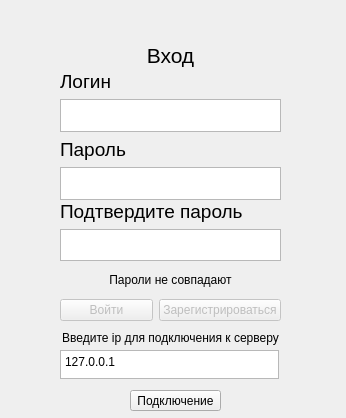
<?xml version="1.0" encoding="UTF-8"?>
<ui version="4.0">
 <class>Registration</class>
 <widget class="QDialog" name="Registration">
  <property name="geometry">
   <rect>
    <x>0</x>
    <y>0</y>
    <width>346</width>
    <height>418</height>
   </rect>
  </property>
  <property name="windowTitle">
   <string>Dialog</string>
  </property>
  <widget class="QLabel" name="label_up">
   <property name="geometry">
    <rect>
     <x>60</x>
     <y>40</y>
     <width>221</width>
     <height>31</height>
    </rect>
   </property>
   <property name="font">
    <font>
     <pointsize>16</pointsize>
    </font>
   </property>
   <property name="text">
    <string>Вход</string>
   </property>
   <property name="textFormat">
    <enum>Qt::PlainText</enum>
   </property>
   <property name="alignment">
    <set>Qt::AlignCenter</set>
   </property>
  </widget>
  <widget class="QWidget" name="horizontalLayoutWidget">
   <property name="geometry">
    <rect>
     <x>60</x>
     <y>290</y>
     <width>221</width>
     <height>41</height>
    </rect>
   </property>
   <layout class="QHBoxLayout" name="horizontalLayout">
    <item>
     <widget class="QPushButton" name="pushButton_signin">
      <property name="enabled">
       <bool>false</bool>
      </property>
      <property name="text">
       <string>Войти</string>
      </property>
     </widget>
    </item>
    <item>
     <widget class="QPushButton" name="pushButton_register">
      <property name="enabled">
       <bool>false</bool>
      </property>
      <property name="text">
       <string>Зарегистрироваться</string>
      </property>
     </widget>
    </item>
   </layout>
  </widget>
  <widget class="QPushButton" name="pushButton_connect">
   <property name="geometry">
    <rect>
     <x>130</x>
     <y>390</y>
     <width>91</width>
     <height>21</height>
    </rect>
   </property>
   <property name="text">
    <string>Подключение</string>
   </property>
  </widget>
  <widget class="QLabel" name="label_input_ip">
   <property name="geometry">
    <rect>
     <x>60</x>
     <y>330</y>
     <width>221</width>
     <height>16</height>
    </rect>
   </property>
   <property name="text">
    <string>Введите ip для подключения к серверу</string>
   </property>
   <property name="alignment">
    <set>Qt::AlignCenter</set>
   </property>
  </widget>
  <widget class="QWidget" name="verticalLayoutWidget">
   <property name="geometry">
    <rect>
     <x>60</x>
     <y>70</y>
     <width>221</width>
     <height>131</height>
    </rect>
   </property>
   <layout class="QVBoxLayout" name="verticalLayout">
    <item>
     <widget class="QLabel" name="label_login">
      <property name="font">
       <font>
        <pointsize>14</pointsize>
       </font>
      </property>
      <property name="text">
       <string>Логин</string>
      </property>
      <property name="textFormat">
       <enum>Qt::PlainText</enum>
      </property>
     </widget>
    </item>
    <item>
     <widget class="QTextEdit" name="text_login">
      <property name="enabled">
       <bool>true</bool>
      </property>
     </widget>
    </item>
    <item>
     <widget class="QLabel" name="label_password">
      <property name="font">
       <font>
        <pointsize>14</pointsize>
       </font>
      </property>
      <property name="text">
       <string>Пароль</string>
      </property>
      <property name="textFormat">
       <enum>Qt::PlainText</enum>
      </property>
     </widget>
    </item>
    <item>
     <widget class="QTextEdit" name="text_pass">
      <property name="enabled">
       <bool>true</bool>
      </property>
     </widget>
    </item>
   </layout>
  </widget>
  <widget class="QWidget" name="verticalLayoutWidget_2">
   <property name="geometry">
    <rect>
     <x>60</x>
     <y>200</y>
     <width>221</width>
     <height>61</height>
    </rect>
   </property>
   <layout class="QVBoxLayout" name="verticalLayout_3">
    <item>
     <widget class="QLabel" name="label_password_confirmation">
      <property name="enabled">
       <bool>true</bool>
      </property>
      <property name="font">
       <font>
        <pointsize>14</pointsize>
       </font>
      </property>
      <property name="text">
       <string>Подтвердите пароль</string>
      </property>
      <property name="textFormat">
       <enum>Qt::PlainText</enum>
      </property>
     </widget>
    </item>
    <item>
     <widget class="QTextEdit" name="text_pass_confirmation">
      <property name="enabled">
       <bool>true</bool>
      </property>
     </widget>
    </item>
   </layout>
  </widget>
  <widget class="QTextEdit" name="text_ip">
   <property name="geometry">
    <rect>
     <x>60</x>
     <y>350</y>
     <width>219</width>
     <height>29</height>
    </rect>
   </property>
   <property name="toolTip">
    <string/>
   </property>
   <property name="statusTip">
    <string/>
   </property>
   <property name="whatsThis">
    <string/>
   </property>
   <property name="accessibleName">
    <string/>
   </property>
   <property name="inputMethodHints">
    <set>Qt::ImhMultiLine</set>
   </property>
   <property name="html">
    <string>&lt;!DOCTYPE HTML PUBLIC &quot;-//W3C//DTD HTML 4.0//EN&quot; &quot;http://www.w3.org/TR/REC-html40/strict.dtd&quot;&gt;
&lt;html&gt;&lt;head&gt;&lt;meta name=&quot;qrichtext&quot; content=&quot;1&quot; /&gt;&lt;meta charset=&quot;utf-8&quot; /&gt;&lt;style type=&quot;text/css&quot;&gt;
p, li { white-space: pre-wrap; }
hr { height: 1px; border-width: 0; }
li.unchecked::marker { content: &quot;\2610&quot;; }
li.checked::marker { content: &quot;\2612&quot;; }
&lt;/style&gt;&lt;/head&gt;&lt;body style=&quot; font-family:'Segoe UI'; font-size:9pt; font-weight:400; font-style:normal;&quot;&gt;
&lt;p style=&quot; margin-top:0px; margin-bottom:0px; margin-left:0px; margin-right:0px; -qt-block-indent:0; text-indent:0px;&quot;&gt;127.0.0.1&lt;/p&gt;&lt;/body&gt;&lt;/html&gt;</string>
   </property>
  </widget>
  <widget class="QLabel" name="label_registry_status">
   <property name="geometry">
    <rect>
     <x>60</x>
     <y>270</y>
     <width>221</width>
     <height>20</height>
    </rect>
   </property>
   <property name="text">
    <string>Пароли не совпадают</string>
   </property>
   <property name="alignment">
    <set>Qt::AlignCenter</set>
   </property>
  </widget>
  <widget class="QLabel" name="label_status">
   <property name="geometry">
    <rect>
     <x>60</x>
     <y>20</y>
     <width>221</width>
     <height>16</height>
    </rect>
   </property>
   <property name="text">
    <string/>
   </property>
   <property name="alignment">
    <set>Qt::AlignCenter</set>
   </property>
  </widget>
 </widget>
 <resources/>
 <connections/>
</ui>
